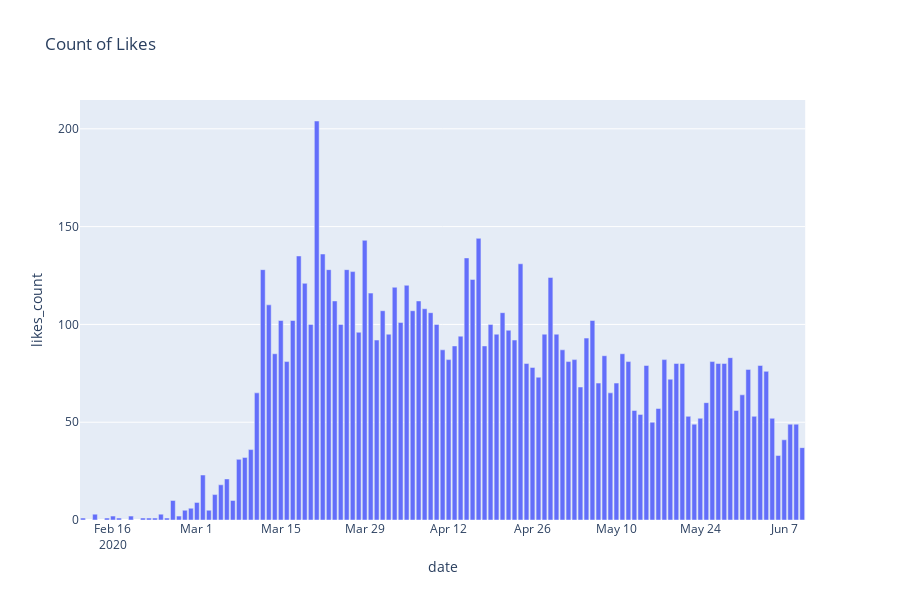

Notebook cell for this chart:
### Code cell
from graphing_functions import *
    
fig = px.bar(groupby_df_count, x="date", y="likes_count", title="Count of Likes")
fig.show()
